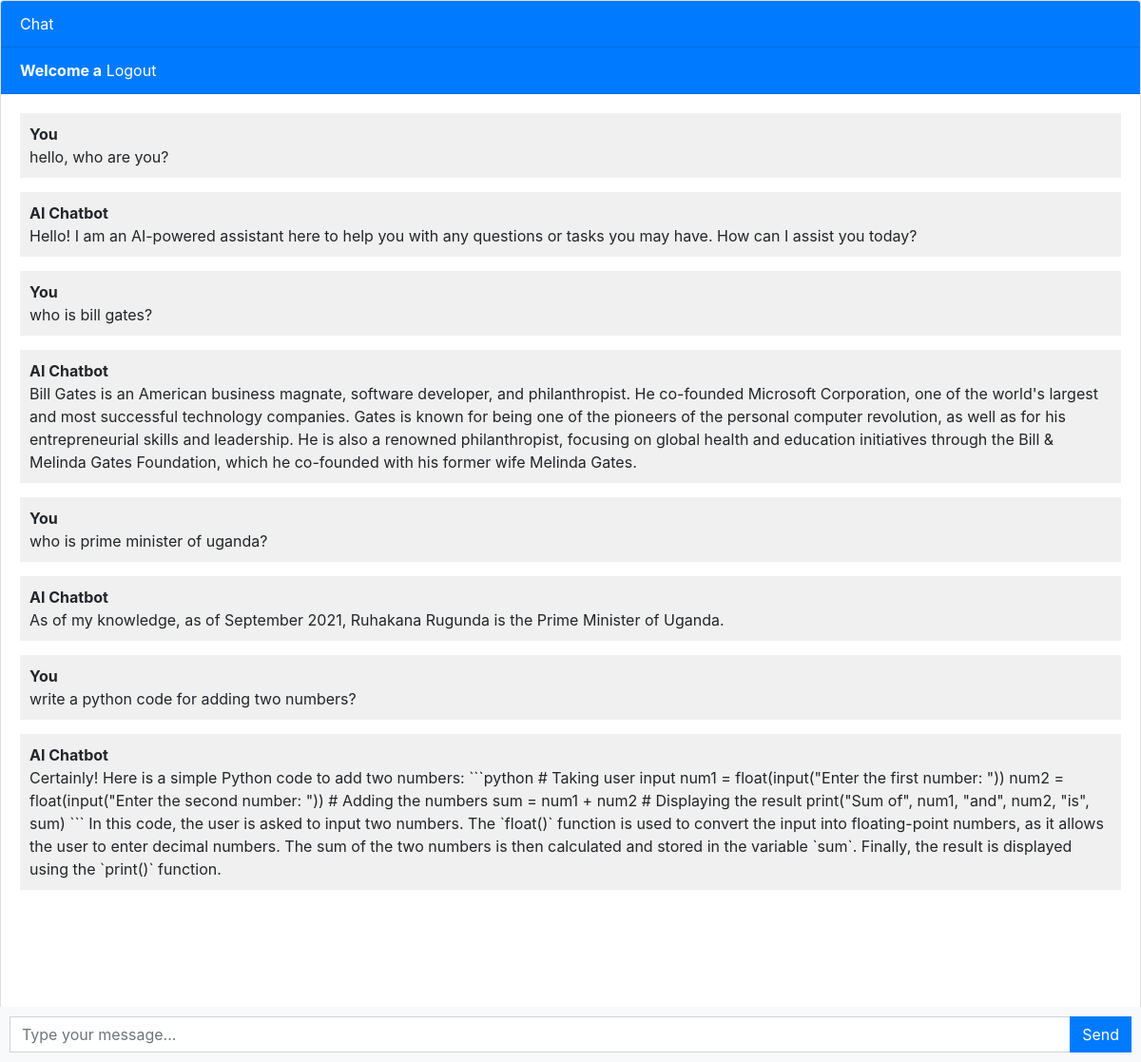
The app's page / (signed in) with its own data.
### chatbot/models.py (models this page shows, shortened)
class Chat(models.Model):
    user = models.ForeignKey(User, on_delete=models.CASCADE)
    message = models.TextField()
    response = models.TextField()
    created_at = models.DateTimeField(auto_now_add=True)

### chatbot/views.py (the view)
# urls.py: path('', views.chatbot, name='chatbot'),
def chatbot(request):
    chats = Chat.objects.filter(user=request.user)
    if request.method == 'POST':
        message = request.POST.get('message')
        response = ask_openai(message)
        chat = Chat(user=request.user, message=message, response=response, created_at=timezone.now())
        chat.save()
        return JsonResponse({'message': message, 'response': response})
    return render(request, 'chatbot.html', {'chats': chats})

### templates/chatbot.html (shortened to what this page needs)
{% extends 'base.html' %}
{% block content %}
<div class="chat-container">
  <div class="card flex-grow-1">
    <div class="card-header bg-primary text-white">Chat</div>
    {% if user.is_authenticated %}
    <div class="card-header bg-primary text-white"><b>Welcome {{user.username}}</b>      <a style="color:white" href="logout">Logout</a></div>
    {% else %}
    <div class="card-header bg-primary text-white"><a style="color: white" href="login">Login</a>      <a style="color:white" href="register">Register </a></div>
    {% endif %}
    <div class="card-body messages-box">
      <ul class="list-unstyled messages-list">
        {% for chat in chats %}
         {% if chat.user == request.user %}
          <li class="message received">
            <div class="message-text">
              <div class="message-sender">
                <b>You</b>
              </div>
              <div class="message-content">
                {{chat.message}}
              </div>
            </div>
          </li>
          <li class="message received">
            <div class="message-text">
              <div class="message-sender">
                <b>AI Chatbot</b>
              </div>
              <div class="message-content">
                {{chat.response}}
              </div>
            </div>
          </li>
          {% endif %}
        {% endfor %}
      </ul>
    </div>
    <br><br>
    <br><br>
    <br><br>
  </div>
  <form class="message-form">
    <div class="input-group">
      <input type="text" class="form-control message-input" placeholder="Type your message...">
      <div class="input-group-append">
        <button type="submit" class="btn btn-primary btn-send">Send</button>
      </div>
    </div>
  </form>
</div>
{% endblock %}

### templates/base.html (shortened to what this page needs)
<!DOCTYPE html>
<html lang="en">
  <head>
    <link rel="stylesheet" href="https://stackpath.bootstrapcdn.com/bootstrap/4.3.1/css/bootstrap.min.css">
  </head>
  <body>
    {% block content %}{% endblock %}
  </body>
</html>

### templates/chatbot.html (style rules this page uses)
body, html { height: 100%; }
.messages-box { flex: 1; overflow-y: auto; }
.messages-list { padding-left: 0; }
.message { margin-bottom: 15px; list-style: none; }
.message-text { padding: 10px; border-radius: 5px; }
.received { background-color: #f1f0f0; align-self: flex-start; }
.message-form { display: flex; position: fixed; bottom: 0; left: 0; right: 0; padding: 10px; background-color: #f8f9fa; }
.message-input { flex: 1; border-radius: 0; border-right: none; }
.btn-send { border-radius: 0; }
.chat-container { height: 100%; display: flex; flex-direction: column; }

### records on screen
Chat: message "hello, who are you?", response "Hello! I am an AI-powered assistant here to help you with any questions or tasks you may have. How can I assist you today?"
Chat: message "who is bill gates?", response "Bill Gates is an American business magnate, software developer, and philanthropist. He co-founded Microsoft Corporation, one of the world's largest and most successful technology companies. Gates is known for being one of the pioneers of the personal computer revolution, as well as for his entrepreneurial skills and leadership. He is also a renowned philanthropist, focusing on global health and education initiatives through the Bill & Melinda Gates Foundation, which he co-founded with his former wife Melinda Gates."
Chat: message "who is prime minister of uganda?", response "As of my knowledge, as of September 2021, Ruhakana Rugunda is the Prime Minister of Uganda."
Chat: message "write a python code for adding two numbers?", response "Certainly! Here is a simple Python code to add two numbers: ```python # Taking user input num1 = float(input(\"Enter the first number: \")) num2 = float(input(\"Enter the second number: \")) # Adding the numbers sum = num1 + num2 # Displaying the result print(\"Sum of\", num1, \"and\", num2, \"is\", sum) ``` In this code, the user is asked to input two numbers. The `float()` function is used to convert the input into floating-point numbers, as it allows the user to enter decimal numbers. The sum of the two numbers is then calculated and stored in the variable `sum`. Finally, the result is displayed using the `print()` function."

### other values on screen
{{ user.username }} "a"
